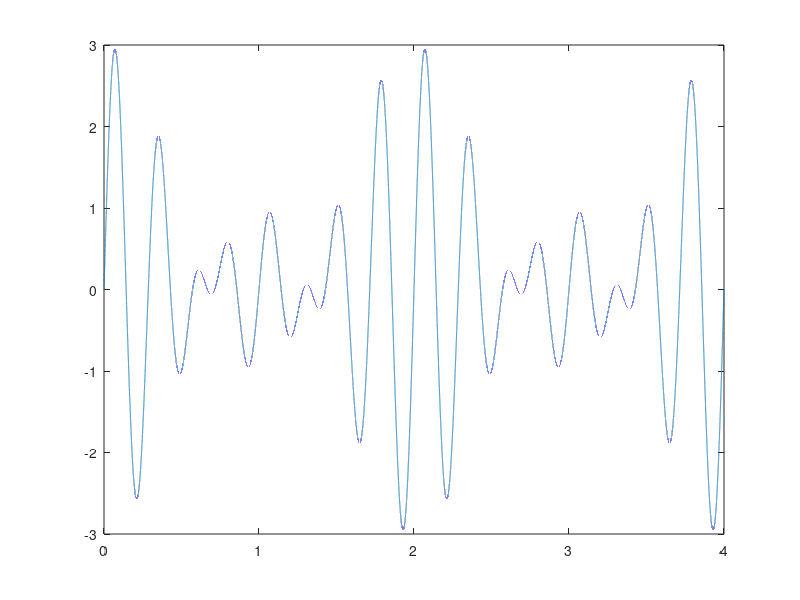

MATLAB code to generate this figure:
t = 0:1e-5:2*2;

p = sin(6*pi*t) + sin(7*pi*t) + sin(8*pi*t);

mdc = 1;

freq_angular = 1*pi

frequencia = freq_angular/(2*pi)

periodo = 1/frequencia


plot(t,p)